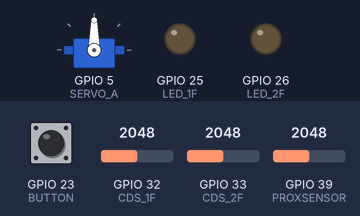
Bench run of a sketch on a simulated ESP32. Shown: servo, output pins drawn as LEDs (lit = HIGH). Inputs (shaded band) come from the test bench; at power-on: GPIO 23 (BUTTON) LOW, GPIO 32 (CDS_1F) = 2048, GPIO 39 (PROXSENSOR) = 2048, GPIO 33 (CDS_2F) = 2048. What the sketch prints to the serial monitor is not drawn.

Above: at 1.3 s.
1.4 s: GPIO 23 (BUTTON) pulled HIGH for 0.6 s
At 2.5 s:
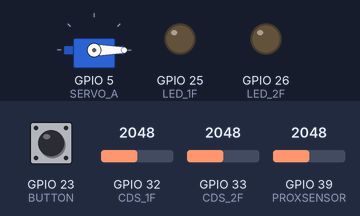
5.0 s: GPIO 32 (CDS_1F) set to 210
6.5 s: GPIO 32 (CDS_1F) set to 189
At 7.7 s:
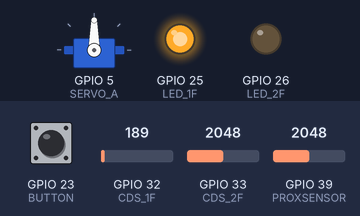
8.0 s: GPIO 39 (PROXSENSOR) set to 2426
9.5 s: GPIO 39 (PROXSENSOR) set to 2542
At 10.0 s:
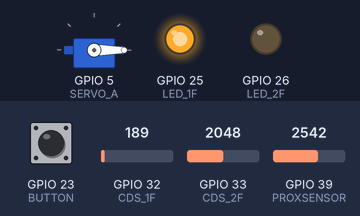
11.0 s: GPIO 33 (CDS_2F) set to 214
12.5 s: GPIO 33 (CDS_2F) set to 188
At 13.6 s:
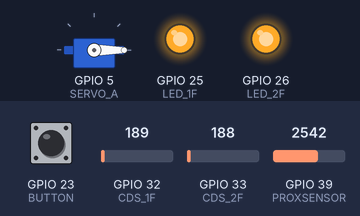
Timing chart, 0 to 15.0 s (numbered marks = the images above; inputs shaded):
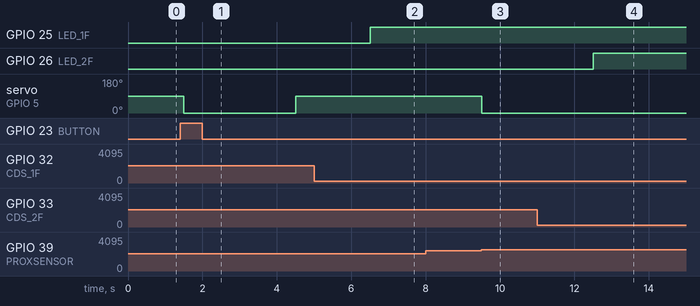

The sketch:

02.smart_parking_cds_led.ino
```cpp
#include <ESP32Servo.h>
#define SERVO_A 5
Servo servo;

int parking_charge = 1000;
int income = 0;
unsigned long previousTime = 0;

#define BUTTON 23
#define PROXSENSOR 39

// (2) 주차유도시스템 추가
// ***********************************
#define CDS_1F 32
#define CDS_2F 33
#define LED_1F 25
#define LED_2F 26
bool state_1f, state_2f;
// ***********************************


void setup() {
  Serial.begin(9600);
  servo.attach(SERVO_A);
  pinMode(BUTTON, INPUT);
  Serial.println("START PARKING SYSTEM");

// (2) 주차유도시스템 추가
// ***********************************
  pinMode(LED_1F, OUTPUT);
  pinMode(LED_2F, OUTPUT);
// ***********************************

}

void loop() {
  entryControl();
  paymentControl();
  gateControl();

// (2) 주차유도시스템 추가
// ***********************************
  parkingControlSystem();
// ***********************************

  delay(500);
}

// (2) 주차유도시스템 추가
// ***********************************
void parkingControlSystem(){
  int cds_1f_value = analogRead(CDS_1F);
  int cds_2f_value = analogRead(CDS_2F);

  if(cds_1f_value < 200){
    state_1f = true;
  }else{
    state_1f = false;
  }

  if(cds_2f_value < 200){
    state_2f = true;
  }else{
    state_2f = false;
  }

  digitalWrite(LED_1F, state_1f);
  digitalWrite(LED_2F, state_2f);
}
// ***********************************

void entryControl(){
  int prox_value = analogRead(PROXSENSOR);
  if(prox_value > 2500){
    gateOn();
  }
}

void paymentControl(){
  int btn_value = digitalRead(BUTTON);
  if(btn_value){
    gateOn();
    income = income + parking_charge;
    Serial.print("오늘의 수익 : ");
    Serial.print(income);
    Serial.println(" 원");
  }
}

void gateControl(){
  if(millis() - previousTime > 3000){
    gateOff();
  }
}

void gateOn(){
  servo.write(0);
  previousTime = millis();
}

void gateOff(){
  servo.write(90);
}
```

Measured:
- the behaviour switches between 200 and 199 on GPIO 32 (CDS_1F) (found by bisection; images 1 and 2)
- the behaviour switches between 2500 and 2501 on GPIO 39 (PROXSENSOR) (found by bisection; images 2 and 3)
- the behaviour switches between 200 and 199 on GPIO 33 (CDS_2F) (found by bisection; images 3 and 4)
- after the input at 1.4 s, servo on GPIO 5 (SERVO_A): 90° → 0° after 0.10 s, → 90° 3.0 s later
- after the input at 5.0 s, every drawn part: stays the same
- after the input at 6.5 s, GPIO 25 (LED_1F): LOW → HIGH at once
- after the input at 8.0 s, every drawn part: stays the same
- after the input at 9.5 s, servo on GPIO 5 (SERVO_A): 90° → 0° at once
- after the input at 11.0 s, every drawn part: stays the same
- after the input at 12.5 s, GPIO 26 (LED_2F): LOW → HIGH at once
